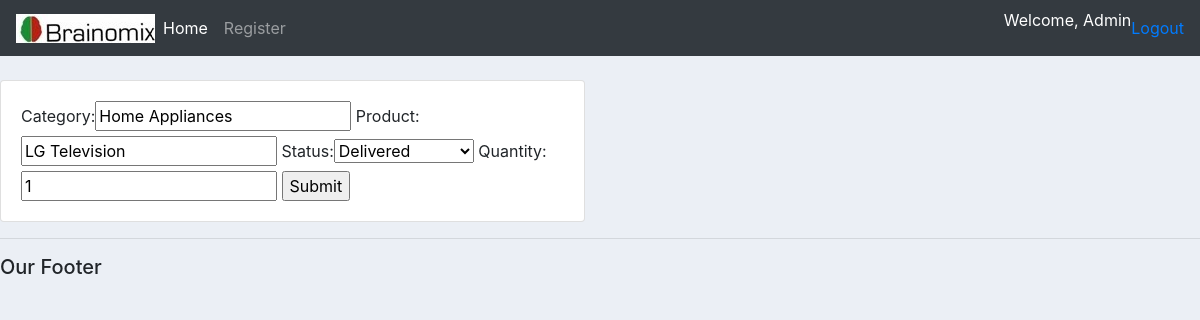
Screenshot of /update_order/33/ (signed in) with the database file from the repository.
### accounts/models.py (models this page shows, shortened)
class Order(models.Model):
    STATUS = (
        ('Pending', 'Pending'),
        ('Out for delivery', 'Out for delivery'),
        ('Delivered', 'Delivered'),
    )
    CATEGORY = (
        ('Food', 'Food'),
        ('Clothing', 'Clothing'),
        ('Home Appliances', 'Home Appliances'),
        ('Groceries', 'Groceries'),
        ('Medical Aids', 'Medical Aids'),
    )
    category = models.CharField(max_length=30, null=False)
    product = models.CharField(max_length=30, null=False)
    date_created =models.DateTimeField(auto_now_add=True, null=True)
    status = models.CharField(max_length=200, null=True, choices=STATUS)
    quantity = models.PositiveSmallIntegerField(null=True)

### accounts/views.py (the view)
# urls.py: path('update_order/<str:pk>/', views.updateOrder, name="update_order"),
@login_required(login_url='login')
def updateOrder(request, pk):
    order = Order.objects.get(id=pk)
    form = OrderForm(instance=order)
    if request.method =='POST':
        form = OrderForm(request.POST, instance=order)
        if form.is_valid():
            form.save()
            return redirect('/')
    context = {'form':form}
    return render(request, 'accounts/order_form.html', context)

### accounts/views.py
class OrderForm(ModelForm):
    class Meta:
        model = Order
        fields = '__all__'

### accounts/templates/accounts/order_form.html (shortened to what this page needs)
{% extends 'accounts/main.html' %}
{% load static %}
{% block content %}
<br>
<div class="row">
    <div class="col-md-6">
        <div class="card card-body">
<form action="" method="POST">
    {{ form }}
    <input type="submit" name="Submit">
</form>
        </div>
    </div>
</div>
{% endblock %}

### accounts/templates/accounts/navbar.html (shortened to what this page needs)
{% load static %}
<nav class="navbar navbar-expand-lg navbar-dark bg-dark">
  <img src="{% static 'img/brain_image.jpg' %}">
  <div class="collapse navbar-collapse" id="navbarNav">
    <ul class="navbar-nav">
      <li class="nav-item active">
        <a class="nav-link" href="{% url 'home' %}">Home</a>
      </li>
      <li class="nav-item">
        <a class="nav-link" href="{% url 'register' %}">Register</a>
      </li>
    </ul>
  </div>
    <p style="color:white">Welcome, {{request.user}}</p>
    <span> <a class="hello-msg" href="{% url 'logout' %}">Logout</a></span>
</nav>

### accounts/static/css/main.css (style rules this page uses)
body { background-color: #ebeff5; }

### rows the page displays
Order: category "Home Appliances", product "LG Television", status "Delivered", quantity "1"

### other values shown
{{ request.user }} "Admin"
